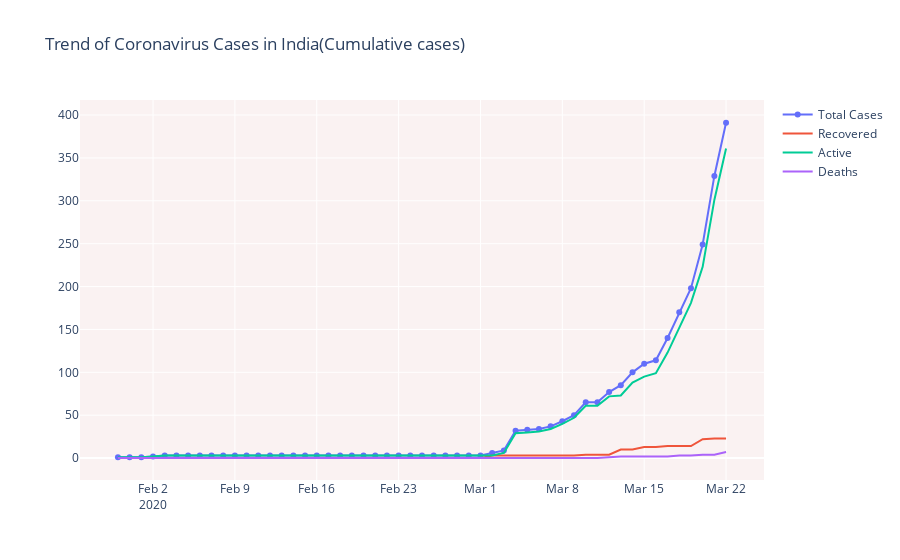
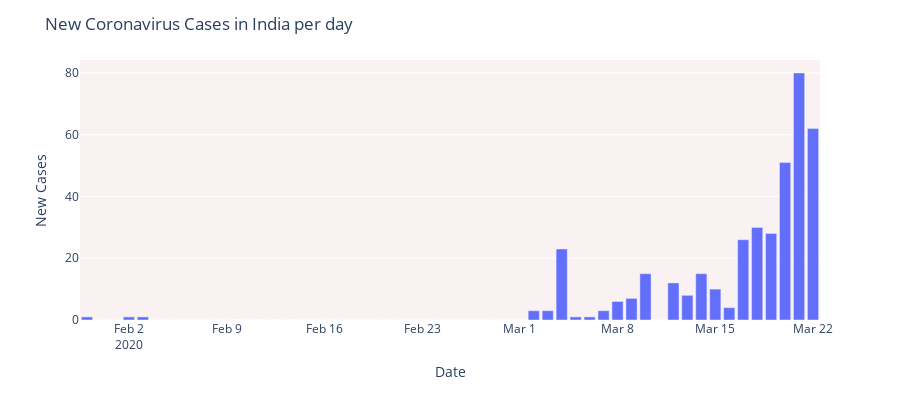

The cell these charts' notebook holds for them, in order:
### Code cell
# Rise in COVID-19 cases in India
fig = go.Figure()
fig.add_trace(go.Scatter(x=dbd_India['Date'], y=dbd_India['Total Cases'],
                    mode='lines+markers',name='Total Cases'))

fig.add_trace(go.Scatter(x=dbd_India['Date'], y=dbd_India['Recovered'], 
                mode='lines',name='Recovered'))
fig.add_trace(go.Scatter(x=dbd_India['Date'], y=dbd_India['Active'], 
                mode='lines',name='Active'))
fig.add_trace(go.Scatter(x=dbd_India['Date'], y=dbd_India['Deaths'], 
                mode='lines',name='Deaths'))
        
    
fig.update_layout(title_text='Trend of Coronavirus Cases in India(Cumulative cases)',plot_bgcolor='rgb(250, 242, 242)')

fig.show()


# New COVID-19 cases reported daily in India

import plotly.express as px
fig = px.bar(dbd_India, x="Date", y="New Cases", barmode='group',
             height=400)
fig.update_layout(title_text='New Coronavirus Cases in India per day',plot_bgcolor='rgb(250, 242, 242)')

fig.show()
